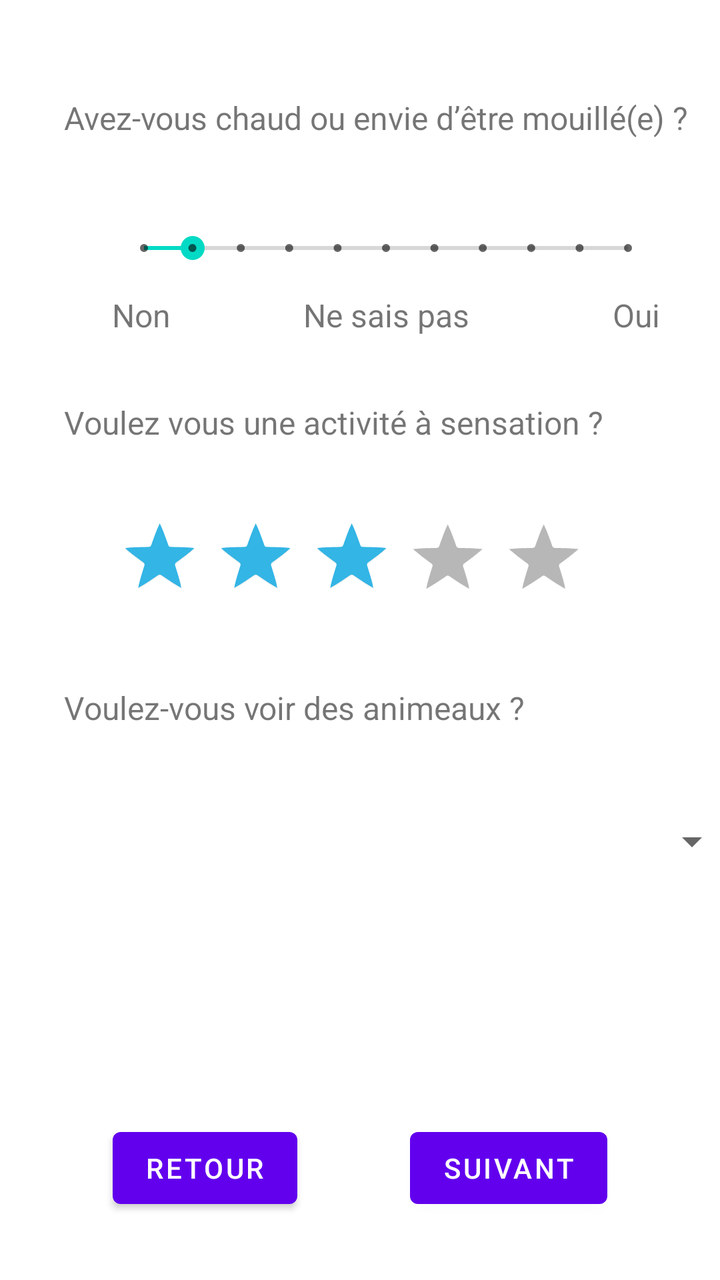
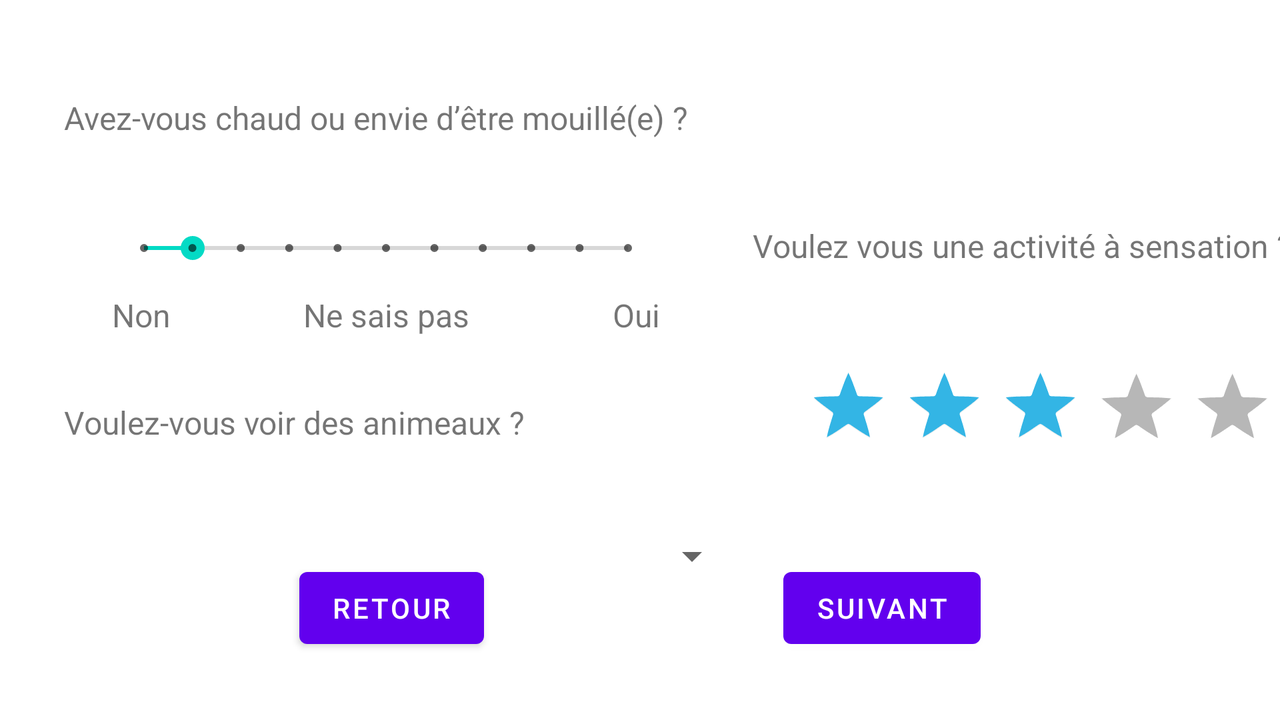

Two renders of one Android screen. The first uses the default layout on a phone; the second uses the alternative layout the repository ships for a different screen configuration, on a matching device. The two XML files are below.
<!-- AndroidManifest.xml: application theme Theme.QueFaire -->
<!-- res/layout/activity_questions_page5.xml -->
<?xml version="1.0" encoding="utf-8"?>
<androidx.constraintlayout.widget.ConstraintLayout xmlns:android="http://schemas.android.com/apk/res/android"
    xmlns:app="http://schemas.android.com/apk/res-auto"
    xmlns:tools="http://schemas.android.com/tools"
    android:layout_width="match_parent"
    android:layout_height="match_parent"
    tools:context=".questions_page5">

    <TextView
        android:id="@+id/questions10"
        android:layout_width="wrap_content"
        android:layout_height="wrap_content"
        android:layout_marginStart="32dp"
        android:layout_marginTop="48dp"
        android:text="@string/QDesc10"
        android:textSize="16sp"
        app:layout_constraintStart_toStartOf="parent"
        app:layout_constraintTop_toTopOf="parent" />

    <TextView
        android:id="@+id/questions11"
        android:layout_width="wrap_content"
        android:layout_height="wrap_content"
        android:layout_marginTop="32dp"
        android:text="@string/QDesc11"
        android:textSize="16sp"
        app:layout_constraintStart_toStartOf="@+id/questions10"
        app:layout_constraintTop_toBottomOf="@+id/answer10titleDontKnow" />

    <RatingBar
        android:id="@+id/answer11"
        style="@android:style/Widget.Holo.RatingBar"
        android:layout_width="wrap_content"
        android:layout_height="wrap_content"
        android:layout_marginStart="24dp"
        android:layout_marginTop="32dp"
        android:contentDescription="@string/QDesc11"
        android:rating="3"
        android:stepSize="0.5"
        app:layout_constraintStart_toStartOf="@+id/questions11"
        app:layout_constraintTop_toBottomOf="@+id/questions11" />

    <Button
        android:id="@+id/backButtonPage5"
        android:layout_width="wrap_content"
        android:layout_height="wrap_content"
        android:layout_marginBottom="32dp"
        android:onClick="back"
        android:text="@string/ButtonBack5"
        app:layout_constraintBottom_toBottomOf="parent"
        app:layout_constraintEnd_toStartOf="@+id/NextButtonPage5"
        app:layout_constraintHorizontal_bias="0.5"
        app:layout_constraintStart_toStartOf="parent" />

    <Button
        android:id="@+id/NextButtonPage5"
        android:layout_width="wrap_content"
        android:layout_height="wrap_content"
        android:layout_marginBottom="32dp"
        android:onClick="next"
        android:text="@string/BuutonNext5"
        app:layout_constraintBottom_toBottomOf="parent"
        app:layout_constraintEnd_toEndOf="parent"
        app:layout_constraintHorizontal_bias="0.5"
        app:layout_constraintStart_toEndOf="@+id/backButtonPage5" />

    <TextView
        android:id="@+id/questions12"
        android:layout_width="wrap_content"
        android:layout_height="wrap_content"
        android:layout_marginTop="32dp"
        android:text="@string/QDesc12"
        android:textSize="16sp"
        app:layout_constraintStart_toStartOf="@+id/questions11"
        app:layout_constraintTop_toBottomOf="@+id/answer11" />

    <Spinner
        android:id="@+id/answer12"
        android:layout_width="314dp"
        android:layout_height="48dp"
        android:layout_marginStart="24dp"
        android:layout_marginTop="32dp"
        android:entries="@array/array_animal_answer"
        app:layout_constraintStart_toStartOf="@+id/questions12"
        app:layout_constraintTop_toBottomOf="@+id/questions12"
        tools:ignore="DuplicateSpeakableTextCheck" />

    <SeekBar
        android:id="@+id/answer10"
        style="@style/Widget.AppCompat.SeekBar.Discrete"
        android:layout_width="274dp"
        android:layout_height="45dp"
        android:layout_marginStart="24dp"
        android:layout_marginTop="32dp"
        android:max="10"
        android:progress="1"
        app:layout_constraintStart_toStartOf="@+id/questions10"
        app:layout_constraintTop_toBottomOf="@+id/questions10" />

    <TextView
        android:id="@+id/answer10titleNo"
        android:layout_width="wrap_content"
        android:layout_height="wrap_content"
        android:text="@string/ADesc10No"
        android:textSize="16sp"
        app:layout_constraintStart_toStartOf="@+id/answer10"
        app:layout_constraintTop_toBottomOf="@+id/answer10" />

    <TextView
        android:id="@+id/answer10titleYes"
        android:layout_width="wrap_content"
        android:layout_height="wrap_content"
        android:text="@string/ADesc10Yes"
        android:textSize="16sp"
        app:layout_constraintEnd_toEndOf="@+id/answer10"
        app:layout_constraintTop_toBottomOf="@+id/answer10" />

    <TextView
        android:id="@+id/answer10titleDontKnow"
        android:layout_width="wrap_content"
        android:layout_height="wrap_content"
        android:text="@string/ADesc10DontKnow"
        android:textSize="16sp"
        app:layout_constraintEnd_toEndOf="@+id/answer10"
        app:layout_constraintStart_toStartOf="@+id/answer10"
        app:layout_constraintTop_toBottomOf="@+id/answer10" />

</androidx.constraintlayout.widget.ConstraintLayout>
<!-- resources referenced by this layout -->
<resources>
  <string-array name="array_animal_answer">
          <item>Non</item>
          <item>Un Peu</item>
          <item>Oui</item>
          <item>Absolument</item>
      </string-array>
  <string name="ADesc10DontKnow">Ne sais pas</string>
  <string name="ADesc10No">Non</string>
  <string name="ADesc10Yes">Oui</string>
  <string name="ButtonBack5">Retour</string>
  <string name="BuutonNext5">Suivant</string>
  <string name="QDesc10">Avez-vous chaud ou envie d’être mouillé(e) ?</string>
  <string name="QDesc11">Voulez vous une activité à sensation ?</string>
  <string name="QDesc12">Voulez-vous voir des animeaux ?</string>
  <style name="Theme.QueFaire" parent="Theme.MaterialComponents.DayNight.DarkActionBar">
          
          <item name="colorPrimary">@color/purple_500</item>
          <item name="colorPrimaryVariant">@color/purple_700</item>
          <item name="colorOnPrimary">@color/white</item>
          
          <item name="colorSecondary">@color/teal_200</item>
          <item name="colorSecondaryVariant">@color/teal_700</item>
          <item name="colorOnSecondary">@color/black</item>
          
          <item name="android:statusBarColor" tools:targetApi="l">?attr/colorPrimaryVariant</item>
          
      </style>
</resources>
<!-- res/layout-land/activity_questions_page5.xml (the repository's variant of the layout above) -->
<!-- drawn on the phone turned sideways -->
<?xml version="1.0" encoding="utf-8"?>
<androidx.constraintlayout.widget.ConstraintLayout xmlns:android="http://schemas.android.com/apk/res/android"
    xmlns:app="http://schemas.android.com/apk/res-auto"
    xmlns:tools="http://schemas.android.com/tools"
    android:layout_width="match_parent"
    android:layout_height="match_parent"
    tools:context=".questions_page5">

    <TextView
        android:id="@+id/questions10"
        android:layout_width="wrap_content"
        android:layout_height="wrap_content"
        android:layout_marginStart="32dp"
        android:layout_marginTop="48dp"
        android:text="@string/QDesc10"
        android:textSize="16sp"
        app:layout_constraintStart_toStartOf="parent"
        app:layout_constraintTop_toTopOf="parent" />

    <TextView
        android:id="@+id/questions11"
        android:layout_width="wrap_content"
        android:layout_height="wrap_content"
        android:layout_marginStart="32dp"
        android:layout_marginTop="64dp"
        android:text="@string/QDesc11"
        android:textSize="16sp"
        app:layout_constraintStart_toEndOf="@+id/questions10"
        app:layout_constraintTop_toTopOf="@+id/questions10" />

    <RatingBar
        android:id="@+id/answer11"
        style="@android:style/Widget.Holo.RatingBar"
        android:layout_width="wrap_content"
        android:layout_height="wrap_content"
        android:layout_marginStart="24dp"
        android:layout_marginTop="45dp"
        android:contentDescription="@string/QDesc11"
        android:rating="3"
        android:stepSize="0.5"
        app:layout_constraintStart_toStartOf="@+id/questions11"
        app:layout_constraintTop_toBottomOf="@+id/questions11" />

    <Button
        android:id="@+id/backButtonPage5"
        android:layout_width="wrap_content"
        android:layout_height="wrap_content"
        android:layout_marginBottom="32dp"
        android:onClick="back"
        android:text="@string/ButtonBack5"
        app:layout_constraintBottom_toBottomOf="parent"
        app:layout_constraintEnd_toStartOf="@+id/NextButtonPage5"
        app:layout_constraintHorizontal_bias="0.5"
        app:layout_constraintStart_toStartOf="parent" />

    <Button
        android:id="@+id/NextButtonPage5"
        android:layout_width="wrap_content"
        android:layout_height="wrap_content"
        android:layout_marginBottom="32dp"
        android:onClick="next"
        android:text="@string/BuutonNext5"
        app:layout_constraintBottom_toBottomOf="parent"
        app:layout_constraintEnd_toEndOf="parent"
        app:layout_constraintHorizontal_bias="0.5"
        app:layout_constraintStart_toEndOf="@+id/backButtonPage5" />

    <TextView
        android:id="@+id/questions12"
        android:layout_width="wrap_content"
        android:layout_height="wrap_content"
        android:layout_marginTop="32dp"
        android:text="@string/QDesc12"
        android:textSize="16sp"
        app:layout_constraintStart_toStartOf="@+id/questions10"
        app:layout_constraintTop_toBottomOf="@+id/answer10titleDontKnow" />

    <Spinner
        android:id="@+id/answer12"
        android:layout_width="314dp"
        android:layout_height="48dp"
        android:layout_marginStart="24dp"
        android:layout_marginTop="32dp"
        android:entries="@array/array_animal_answer"
        app:layout_constraintStart_toStartOf="@+id/questions12"
        app:layout_constraintTop_toBottomOf="@+id/questions12"
        tools:ignore="DuplicateSpeakableTextCheck" />

    <SeekBar
        android:id="@+id/answer10"
        style="@style/Widget.AppCompat.SeekBar.Discrete"
        android:layout_width="274dp"
        android:layout_height="45dp"
        android:layout_marginStart="24dp"
        android:layout_marginTop="32dp"
        android:max="10"
        android:progress="1"
        app:layout_constraintStart_toStartOf="@+id/questions10"
        app:layout_constraintTop_toBottomOf="@+id/questions10" />

    <TextView
        android:id="@+id/answer10titleNo"
        android:layout_width="wrap_content"
        android:layout_height="wrap_content"
        android:text="@string/ADesc10No"
        android:textSize="16sp"
        app:layout_constraintStart_toStartOf="@+id/answer10"
        app:layout_constraintTop_toBottomOf="@+id/answer10" />

    <TextView
        android:id="@+id/answer10titleYes"
        android:layout_width="wrap_content"
        android:layout_height="wrap_content"
        android:text="@string/ADesc10Yes"
        android:textSize="16sp"
        app:layout_constraintEnd_toEndOf="@+id/answer10"
        app:layout_constraintTop_toBottomOf="@+id/answer10" />

    <TextView
        android:id="@+id/answer10titleDontKnow"
        android:layout_width="wrap_content"
        android:layout_height="wrap_content"
        android:text="@string/ADesc10DontKnow"
        android:textSize="16sp"
        app:layout_constraintEnd_toEndOf="@+id/answer10"
        app:layout_constraintStart_toStartOf="@+id/answer10"
        app:layout_constraintTop_toBottomOf="@+id/answer10" />

</androidx.constraintlayout.widget.ConstraintLayout>
